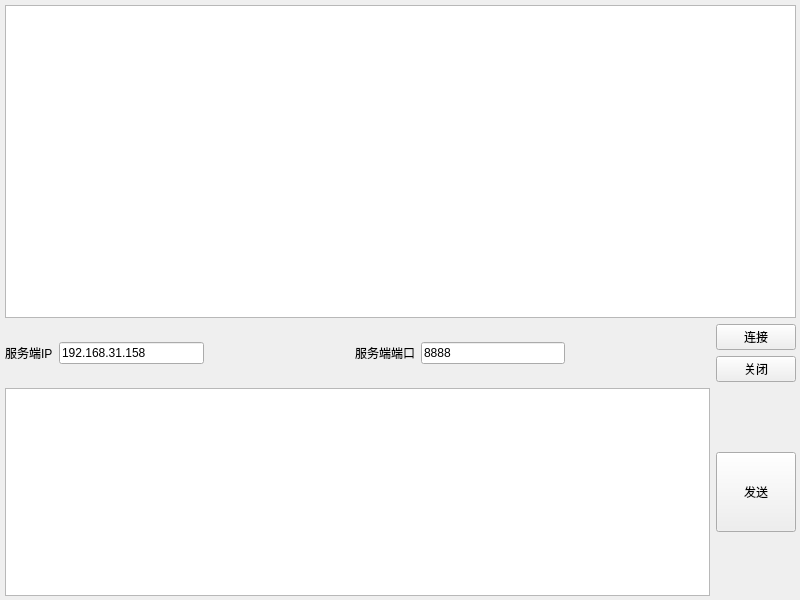
<?xml version="1.0" encoding="UTF-8"?>
<ui version="4.0">
 <class>Widget</class>
 <widget class="QWidget" name="Widget">
  <property name="geometry">
   <rect>
    <x>0</x>
    <y>0</y>
    <width>800</width>
    <height>600</height>
   </rect>
  </property>
  <property name="windowTitle">
   <string>网络调试助手客户端-学渣出品</string>
  </property>
  <property name="windowIcon">
   <iconset resource="src.qrc">
    <normaloff>:/img/client.png</normaloff>:/img/client.png</iconset>
  </property>
  <widget class="QWidget" name="layoutWidget">
   <property name="geometry">
    <rect>
     <x>0</x>
     <y>0</y>
     <width>801</width>
     <height>601</height>
    </rect>
   </property>
   <layout class="QVBoxLayout" name="verticalLayout_2" stretch="3,2,2">
    <property name="leftMargin">
     <number>5</number>
    </property>
    <property name="topMargin">
     <number>5</number>
    </property>
    <property name="rightMargin">
     <number>5</number>
    </property>
    <property name="bottomMargin">
     <number>5</number>
    </property>
    <item>
     <widget class="QTextEdit" name="textEditRev"/>
    </item>
    <item>
     <layout class="QHBoxLayout" name="horizontalLayout_2">
      <item>
       <widget class="QLabel" name="label">
        <property name="text">
         <string>服务端IP</string>
        </property>
       </widget>
      </item>
      <item>
       <widget class="QLineEdit" name="lineEditIPAddr">
        <property name="text">
         <string>192.168.31.158</string>
        </property>
       </widget>
      </item>
      <item>
       <spacer name="horizontalSpacer">
        <property name="orientation">
         <enum>Qt::Horizontal</enum>
        </property>
        <property name="sizeHint" stdset="0">
         <size>
          <width>40</width>
          <height>20</height>
         </size>
        </property>
       </spacer>
      </item>
      <item>
       <widget class="QLabel" name="label_2">
        <property name="text">
         <string>服务端端口</string>
        </property>
       </widget>
      </item>
      <item>
       <widget class="QLineEdit" name="lineEditPort">
        <property name="text">
         <string>8888</string>
        </property>
       </widget>
      </item>
      <item>
       <spacer name="horizontalSpacer_2">
        <property name="orientation">
         <enum>Qt::Horizontal</enum>
        </property>
        <property name="sizeHint" stdset="0">
         <size>
          <width>40</width>
          <height>20</height>
         </size>
        </property>
       </spacer>
      </item>
      <item>
       <layout class="QVBoxLayout" name="verticalLayout">
        <item>
         <widget class="QPushButton" name="btnConnect">
          <property name="text">
           <string>连接</string>
          </property>
         </widget>
        </item>
        <item>
         <widget class="QPushButton" name="btnDiscon">
          <property name="text">
           <string>关闭</string>
          </property>
         </widget>
        </item>
       </layout>
      </item>
     </layout>
    </item>
    <item>
     <layout class="QHBoxLayout" name="horizontalLayout">
      <item>
       <widget class="QTextEdit" name="textEditSend"/>
      </item>
      <item>
       <widget class="QPushButton" name="btnSend">
        <property name="minimumSize">
         <size>
          <width>80</width>
          <height>80</height>
         </size>
        </property>
        <property name="text">
         <string>发送</string>
        </property>
       </widget>
      </item>
     </layout>
    </item>
   </layout>
  </widget>
 </widget>
 <resources>
  <include location="src.qrc"/>
 </resources>
 <connections/>
</ui>
